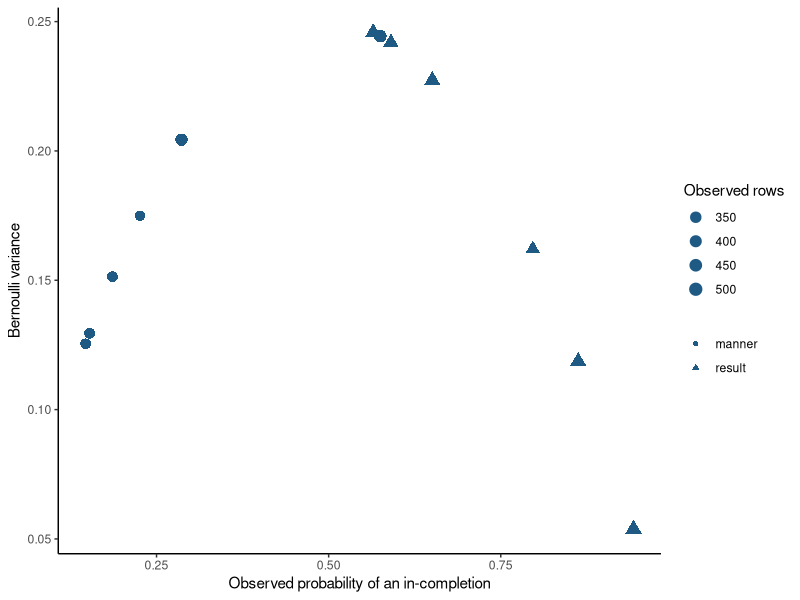

Generate this figure with R:
## ---- chunk 1
#| label: observed-bernoulli-mass
#| echo: true
st <- read.csv("data/supertelicity/supertelicity-cloze.csv")
counts <- as.data.frame(table(st$preposition))
names(counts) <- c("preposition", "observations")
counts$probability <- counts$observations / sum(counts$observations)
counts
## ---- chunk 2
#| label: plot-observed-bernoulli-mean-variance
#| echo: true
library(ggplot2)
st_duration <- st[!is.na(st$log_duration_minutes), ]
duration_breaks <- unique(quantile(
  st_duration$log_duration_minutes,
  probs = seq(0, 1, length.out = 7L)
))
st_duration$duration_group <- cut(
  st_duration$log_duration_minutes,
  breaks = duration_breaks,
  include.lowest = TRUE
)
observed_mean_variance <- aggregate(
  prep_in ~ verb_type + duration_group,
  st_duration,
  function(values) c(probability = mean(values), observations = length(values))
)
observed_mean_variance <- data.frame(
  verb_type = observed_mean_variance$verb_type,
  duration_group = observed_mean_variance$duration_group,
  probability = observed_mean_variance$prep_in[, "probability"],
  observations = observed_mean_variance$prep_in[, "observations"]
)
observed_mean_variance$bernoulli_variance <- with(
  observed_mean_variance,
  probability * (1 - probability)
)
ggplot(observed_mean_variance,
       aes(probability, bernoulli_variance, shape = verb_type,
           size = observations)) +
  geom_point(color = "#1F5A85") +
  scale_size_area(max_size = 4) +
  labs(x = "Observed probability of an in-completion",
       y = "Bernoulli variance",
       shape = NULL, size = "Observed rows") +
  theme_classic()
## ---- chunk 3
#| label: observed-bernoulli-likelihood
#| echo: true
y <- st$prep_in
pi_hat <- mean(y)
log_likelihood <- sum(dbinom(y, size = 1L, prob = pi_hat, log = TRUE))
c(rows = length(y), in_responses = sum(y), probability_in = pi_hat,
  log_likelihood = log_likelihood,
  bernoulli_variance = pi_hat * (1 - pi_hat))
